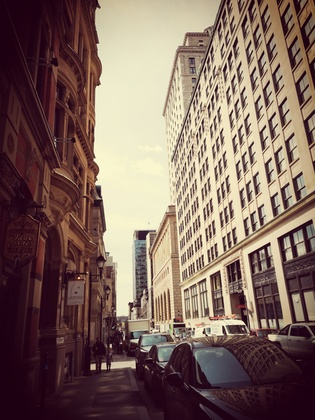
%> input picture suoyin/tuxiang.jpg, 315 x 420 px, shrunk from 2736 x 3648 before the run; the run also reads 1 picture not shown here
$ octave task.m   (GNU Octave 9; MATLAB toolbox functions it lacks are replaced by stand-ins)
%> lines starting %> are read from the running program, lines starting %| are printed output that depends on the picture; in (x1, y1, x2, y2) boxes, pixels count from 0 and x2, y2 are one past the last pixel; in counts of white or black regions, pixels touching at a corner belong together; the program's own positions count from 1
jpegStart = [16,11,10,16,24,40,50,61;
    12,12,14,19,26,58,60,55;
    14,13,16,24,40,57,69,56;
    14,17,22,29,51,87,80,62;
    18,22,37,56,68,109,103,77;
    24,35,55,64,91,104,113,92;
    49,64,78,87,103,121,120,101;
    72,92,95,98,112,100,103,99];
G = 0.5;%G
jpegD = round(jpegStart * G);
%插入水印
picture =imread('tuxiang.jpg');
%> picture is the input picture: size 420x315x3 uint8; mean R, G, B 126.5, 102.9, 93.9
picture0 =picture;
subplot(2,5,1),imshow(picture),title('原始的载体图像')
pic=picture(:,:,1);
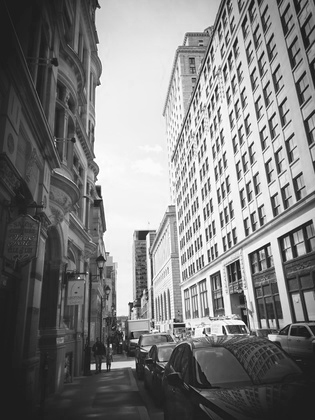
%> pic: size 420x315 uint8; min 14, max 255, mean 126.5
subplot(2,5,2),imshow(pic),title('原始的载体的r')
secret = double(imread('shuiyin.bmp'));
subplot(2,5,3),imshow(secret),title('原始的水印图像')
[p_x,p_y,p_z]=size(pic);
%> p_x = 420; p_y = 315; p_z = 1
[s_x,s_y,s_z]=size(secret);
%> s_x = 8; s_y = 19; s_z = 1
p_x8=floor(p_x/8);
%> p_x8 = 52
p_y8=floor(p_y/8);
%> p_y8 = 39
blockCell = cell(p_x8,p_y8);
ChangedMatrix = pic;
%将图像进行分块
for i=1:p_x8
   for j=1:p_y8
        blockCell{i,j}=pic(((i-1)*8+1):(8*(i-1)+8),(8*(j-1)+1):(8*(j-1)+8));
   end
end
%> after the loop, blockCell = 2028 items
%对分块后的图像进行DCT变换
for i=1:p_x8
   for j=1:p_y8
        blockCell{i,j}=dct2(blockCell{i,j});
   end
end
% ********************************************************************************
%将水印图像嵌入到原始图像中
x = 1;
for i=1:s_x
    for j=1:s_y
        tempx = mod(x,64);
		x = mod(x+1,64);
        d0=jpegD(mod(round(tempx/8),8)+1,mod(tempx,8)+1)/4;
        step =jpegD(mod(round(tempx/8),8)+1,mod(tempx,8)+1);
       d1=d0+step/2;
         if secret(i,j)==0
             blockCell{i,j}(4,4)=blockCell{i,j}(5,5)-(step*round((blockCell{i,j}(5,5)-blockCell{i,j}(4,4)+d0)/step)-d0);
         else
             blockCell{i,j}(4,4)=blockCell{i,j}(5,5)-(step*round((blockCell{i,j}(5,5)-blockCell{i,j}(4,4)+d1)/step)-d1);
         end
    end
end
%> after the loop, x = 25
%执行逆ＤＣＴ逆变换，并将更改后的图像数据存储到矩阵ChangedMatrix中
for i=1:p_x8
   for j=1:p_y8
         blockCell{i,j}=idct2(blockCell{i,j});
         ChangedMatrix(((i-1)*8+1):(8*(i-1)+8),(8*(j-1)+1):(8*(j-1)+8))=blockCell{i,j};
   end
end
%> ChangedMatrix: size 420x315 uint8; 3.04% of pixels changed, all inside (x1, y1, x2, y2) = (0, 0, 152, 64)
subplot(2,5,4),imshow(ChangedMatrix),title('加入水印的载体的r')
picture(:,:,1)=ChangedMatrix;
psnr(picture,picture0)
%> ans = 63.95
subplot(2,5,5),imshow(picture),title('加入水印载体')
imwrite (picture, 'result.bmp');

%******************************
%提取水印
picture = imread('result.bmp');
subplot(2,5,6),imshow(picture),title('插入水印的图像')
[p_x,p_y,p_z]=size(picture);
%> p_z = 3
p_x8=floor(p_x/8);
p_y8=floor(p_y/8);
BlockCell=cell(p_x8,p_y8);
ChangedMatrix = picture(:,:,1);
subplot(2,5,7),imshow(ChangedMatrix),title('加入水印的载体的r')
secret = double(imread('shuiyin.bmp'));
[s_x,s_y,s_z]=size(secret);
WMsize=[s_x,s_y];
%> WMsize = [8 19]
WaterMatrix=zeros(WMsize);
% 抖动调制算法，QIM的提取水印算法
% ********************************************************************************
%将图像进行分块，每块为8*8的子块
for i=1:p_x8
   for j=1:p_y8
        BlockCell{i,j}=ChangedMatrix(((i-1)*8+1):(8*(i-1)+8),(8*(j-1)+1):(8*(j-1)+8));
   end
end
%> after the loop, BlockCell = 2028 items
%对分块后的图像进行DCT变换
for i=1:p_x8
   for j=1:p_y8
        BlockCell{i,j}=dct2(BlockCell{i,j});
   end
end
% ********************************************************************************
%将水印图像从更改后的图像中提取出来
thisx=1;
for i=1:s_x
    for j=1:s_y
		tempx = mod(thisx,64);
		thisx = mod(thisx+1,64);
        d0=jpegD(mod(round(tempx/8),8)+1,mod(tempx,8)+1)/4;
        step =jpegD(mod(round(tempx/8),8)+1,mod(tempx,8)+1);
        d1=d0+step/2;
         x=(BlockCell{i,j}(5,5)-BlockCell{i,j}(4,4))-(step*round((BlockCell{i,j}(5,5)-BlockCell{i,j}(4,4)+d0)/step)-d0);
         y=(BlockCell{i,j}(5,5)-BlockCell{i,j}(4,4))-(step*round((BlockCell{i,j}(5,5)-BlockCell{i,j}(4,4)+d1)/step)-d1);
         if abs(x)<abs(y)
             WaterMatrix(i,j)=0;
         else
             WaterMatrix(i,j)=1;
         end
    end
end
%> after the loop, thisx = 25
resultWM = logical(WaterMatrix);
subplot (2,5,8),imshow (resultWM),title('水印图像')
%> after `title('水印图像')`:
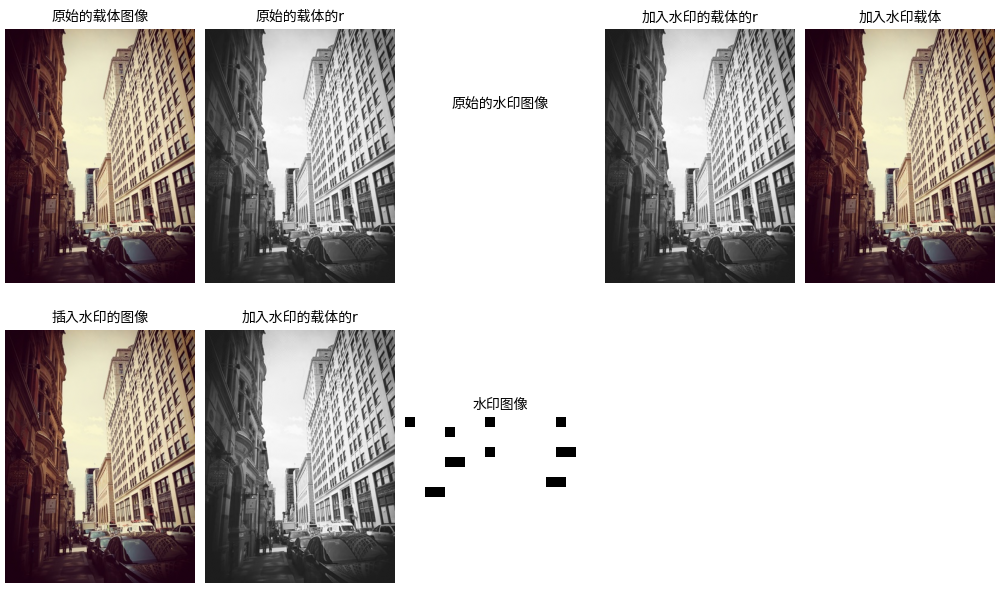
%> figure redrawn from the program's plot data, 8 panels
